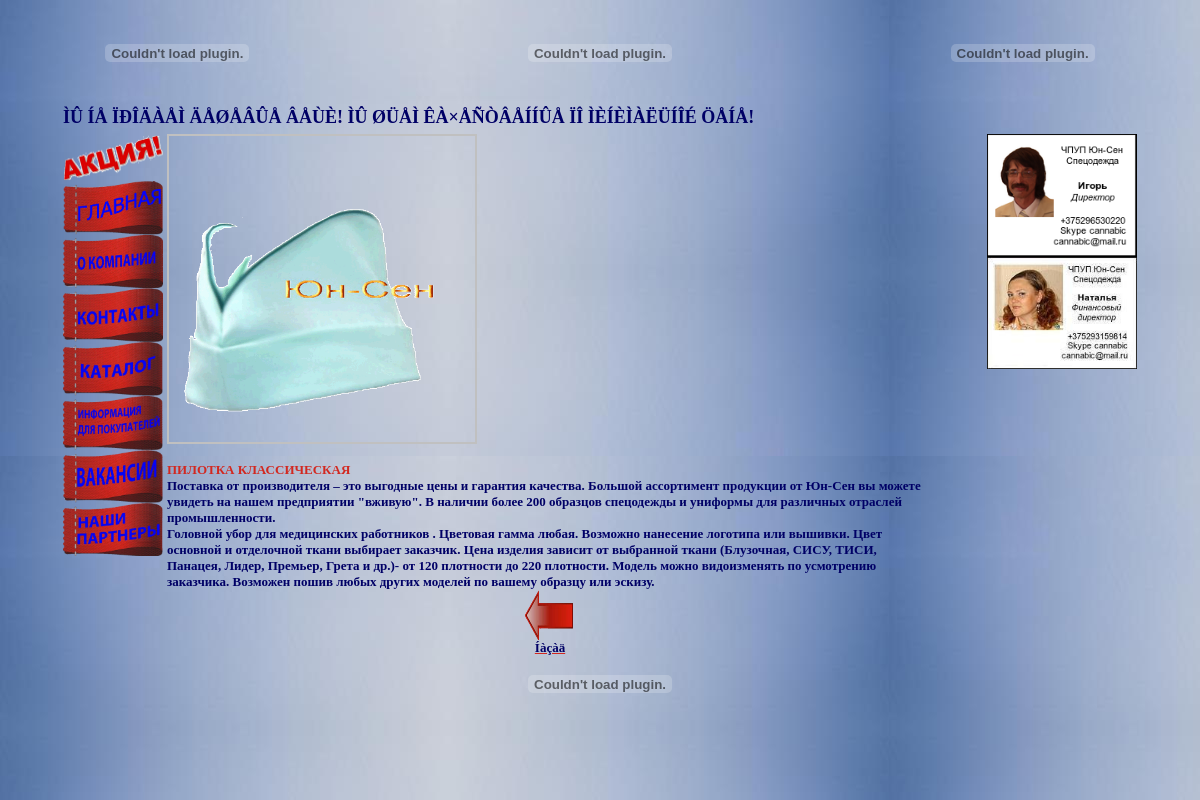
Screenshot of /p1175.php with the database file from the repository.
### tables this page shows
CREATE TABLE IF NOT EXISTS `catalog` (
  `category` text NOT NULL,
  `model` int(11) NOT NULL,
  `image` text NOT NULL,
  `name` text NOT NULL,
  `price` text NOT NULL,
  `description` text NOT NULL
);

### 175.php (called while the page is built)
<?php
$imgDir='images/17/5/';
$category = 17;
$model = 5;
?>

### p1175.php (the view, shortened to what this page needs)
<?php
include ('175.php');
  function getFiles($path)
  {
    $files = scandir($path);
    for($i = 0, $length = count($files); $i < $length; $i++)
    {
      if( is_dir($path.$files[$i]) )
      {
        unset($files[$i]);
      }
    }
    return $files;
  }
?>
<!DOCTYPE HTML PUBLIC "-//W3C//DTD HTML 4.01 Frameset//EN" "http://www.w3.org/TR/html4/frameset.dtd">
<html>
 <head>
<link rel="stylesheet" type="text/css" href="gallerystyle.css" />
<link rel="stylesheet" type="text/css" href="../highslide/highslide.css" />
</head>
<body align = center link = "#d22820"
alink = "#000066"
vlink = "#000066">
<div id="bg"></div>
<div id="content"><div align = center>
<table width = 90%>
<tr>
<td align = center>
<embed src="images/logo.swf" width = '150px' height = '100px' quality="high"  TYPE="application/x-shockwave-flash" wmode="transparent" loop="true" autoplay="true" pluginspage="http://www.macromedia.com/go/getflashplayer"></embed>
</td>
<td align = center>
<embed src="images/text.swf" width = '400px' height = '100px' quality="high"  TYPE="application/x-shockwave-flash" wmode="transparent" loop="true" autoplay="true" pluginspage="http://www.macromedia.com/go/getflashplayer"></embed>
</td>
<td align = center>
<embed src="images/phones.swf" width = '150px' height = '100px' quality="high"  TYPE="application/x-shockwave-flash" wmode="transparent" loop="true" autoplay="true" pluginspage="http://www.macromedia.com/go/getflashplayer"></embed>
</td>
</tr>
<tr>
<td colspan = 3><marquee>
<font size = 4px color="#000066" face="Verdana"><B>ÌÛ ÍÅ ÏÐÎÄÀÅÌ ÄÅØÅÂÛÅ ÂÅÙÈ! ÌÛ ØÜÅÌ ÊÀ×ÅÑÒÂÅÍÍÛÅ ÏÎ ÌÈÍÈÌÀËÜÍÎÉ ÖÅÍÅ!</B></font>
</marquee></td></tr>
</table>
</div>
<div align = center>
<table border="0"  width="90%">
<tr>
<td valign = top rowspan = 2 align = left>
<a href = empty.php><img src = "images/act.gif" width = 100px></img><br>
<a href = index.php><img src = "images/index.gif" width = 100px></img><br>
<a href = company.php><img src = "images/company.gif" width = 100px></img><br>
<a href = contacts.php><img src = "images/contacts.gif" width = 100px></img><br>
<a href = catalog.php><img src = "images/catalog.gif" width = 100px></img><br>
<a href = info.php><img src = "images/info.gif" width = 100px></img><br>
<a href = work.php><img src = "images/work.gif" width = 100px></img><br>
<a href = friends.php><img src = "images/friends.gif" width = 100px></img><br>
</td>
<td valign = top rowspan = 2>
<?php
        foreach( getFiles($imgDir) as $file )
        {
echo '<a href="'.$imgDir.$file.'" class="highslide" onclick="return hs.expand(this)">';
echo '<img src="'.$imgDir.$file.'" width="40%"/>';
echo '</a>';
   }
 ?>
<br>
<?php
$query = mysql_query("SELECT * FROM catalog WHERE category = $category AND model = $model");
do
{
    $n = $row['name'];
    $d = $row['description'];
    echo ('<div align = left>');
    echo ('<font size = 2px color="#d22820" face="Verdana"><B>');
    echo ($n);
    echo ('</B></font>');
    echo ('<br>');
    echo ('<font  size = 2px color="#000066" face="Verdana"><B>');
    echo ($d);
    echo ('</B></font>');
    echo ('</div>');
}
 while ($row = mysql_fetch_array ($query));
?>
<div align = center>
<?php
echo '<a href="';
echo $category;
echo '.php" title="íàçàä">';
?>
<img src="images/back.gif" border=0 width=50px height=50px>
<br><font size = 2px color="#000066" face="Verdana"><B>Íàçàä</B></a></div>
<td valign = top align = right WIDTH = 150PX>
<img src = images/igor.png WIDTH = 150PX><br>
<img src = images/natalia.JPG WIDTH = 150PX>
<br>
<iframe src="http://diano4ka96.narod.ru/tag.html"
width="200" height="200"
align="left" scrolling=no
frameborder="0">
    Âàø áðàóçåð íå ïîääåðæèâàåò ïëàâàþùèå ôðåéìû!
 </iframe>
</td>
</tr>
</table>
</div>
<embed src="images/end.swf" width = '100%' height = '50px' quality="high"  TYPE="application/x-shockwave-flash" wmode="transparent" loop="true" autoplay="true" pluginspage="http://www.macromedia.com/go/getflashplayer"></embed>
</div>
</body>
</html>

### highslide/highslide.css (style rules this page uses)
.highslide { outline: none; text-decoration: none; }
.highslide img { border: 2px solid silver; }

### p1175.php (style rules this page uses)
#bg { position:fixed; top:0; bottom:0; left:0; right:0; background-image:url(images/bgc.jpg); z-index:999; }
#content { position:absolute; top:0; bottom:0; left:0; right:0; z-index:1000; }

### rows the page displays
catalog: name "ПИЛОТКА КЛАССИЧЕСКАЯ", description "Поставка от производителя – это выгодные цены и гарантия качества. Большой ассортимент продукции от Юн-Сен вы можете увидеть на нашем предприятии \"вживую\". В наличии более 200 образцов спецодежды и униформы для различных отраслей промышленности. Головной убор для медицинских работников . Цветовая гамма любая. Возможно нанесение логотипа или вышивки. Цвет основной и отделочной ткани выбирает заказчик. Цена изделия зависит от выбранной ткани (Блузочная, СИСУ, ТИСИ, Панацея, Лидер, Премьер, Грета и др.)- от 120 плотности до 220 плотности. Модель можно видоизменять по усмотрению заказчика. Возможен пошив любых других моделей по вашему образцу или эскизу."
